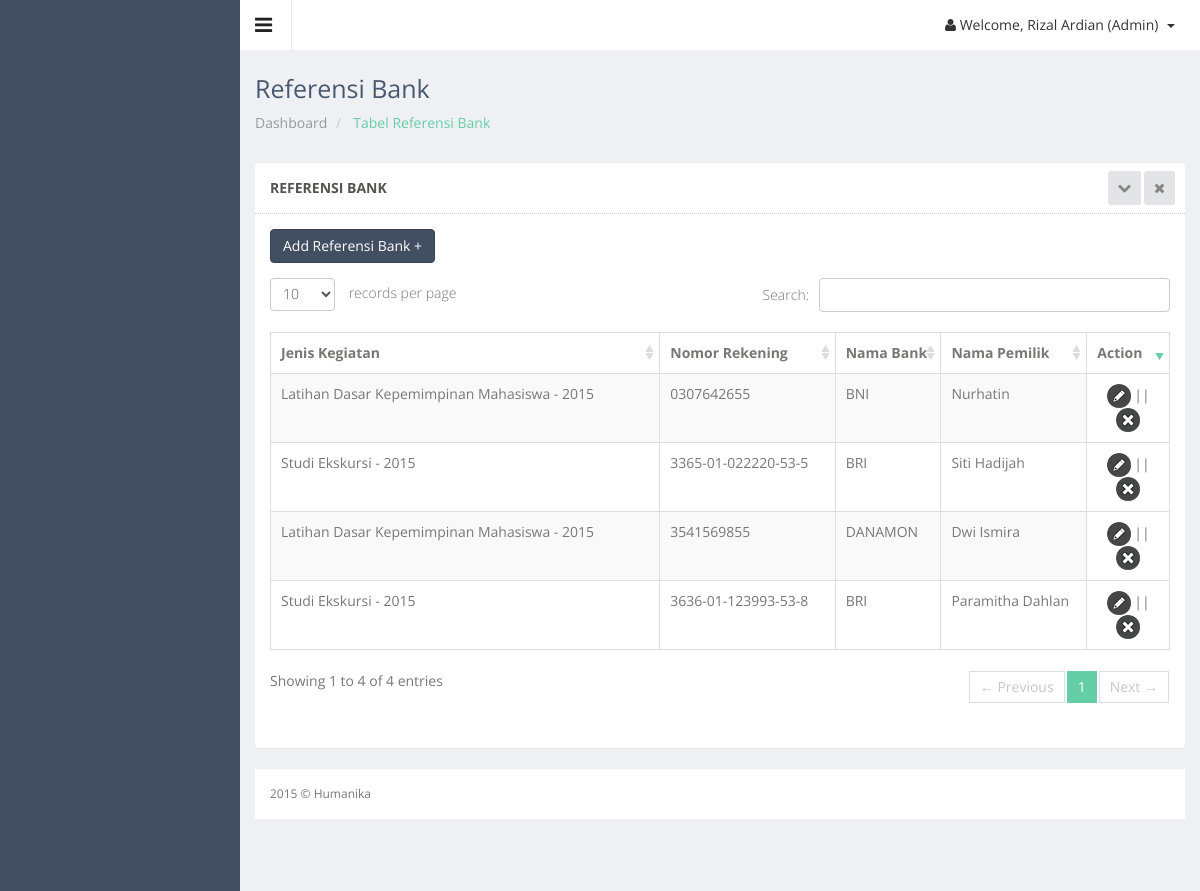
The page /admin/ref-bank.php (signed in) on the database its author committed.
### tables this page shows
CREATE TABLE IF NOT EXISTS `referensi_bank` (
  `no_rekening` varchar(20) NOT NULL,
  `id_detail` int(11) NOT NULL,
  `nama_bank` varchar(15) NOT NULL,
  `nama_pemilik` varchar(50) NOT NULL,
  PRIMARY KEY (`no_rekening`),
  KEY `id_detail` (`id_detail`)
);

CREATE TABLE IF NOT EXISTS `keg_jenis` (
  `id_keg` int(11) NOT NULL AUTO_INCREMENT,
  `nama_kegiatan` varchar(50) NOT NULL,
  `ket` varchar(50) NOT NULL,
  PRIMARY KEY (`id_keg`)
);

CREATE TABLE IF NOT EXISTS `keg_jenis_detail` (
  `id_detail` int(11) NOT NULL,
  `id_keg` int(11) NOT NULL,
  `biaya` double NOT NULL,
  `tgl_mulai` date NOT NULL,
  `tgl_akhir` date NOT NULL,
  `penanggung_jawab` varchar(50) NOT NULL,
  `kuota` int(11) NOT NULL,
  `tahun` varchar(4) NOT NULL,
  `lokasi` varchar(100) NOT NULL,
  `dp` double NOT NULL,
  PRIMARY KEY (`id_detail`),
  UNIQUE KEY `id_keg` (`id_detail`),
  KEY `id_detail` (`id_detail`),
  KEY `id_keg_2` (`id_keg`)
);

### controller/koneksi.php (called while the page is built, shortened)
<?php
class Database {
    private static $dbName = 'humanika' ;
    private static $dbHost = 'localhost' ;
    private static $dbUsername = 'root';
    private static $dbUserPassword = 'rizalex';
    private static $con = null;
    public static function connect() {
        if ( null == self::$con ) {
            try {
                self::$con =  new PDO( "mysql:host=".self::$dbHost.";"."dbname=".self::$dbName,
                        self::$dbUsername, self::$dbUserPassword);
            }
            catch(PDOException $e) {
                die($e->getMessage());
            }
        }
        return self::$con;
    }
}
?>

### controller/bank-control.php (called while the page is built, shortened)
<?php
include_once 'koneksi.php';
class BankController {
    private $koneksi;
    public function __construct() {
        $this->koneksi = Database::connect();
    }
    public function DaftarBank() {
        try {
            $sst = $this->koneksi->prepare("SELECT * FROM referensi_bank natural join keg_jenis_detail natural join keg_jenis ");
            $sst->execute();
            return $r = $sst->fetchAll(PDO::FETCH_OBJ);
            $this->koneksi = Database::disconnect();
        } catch (PDOException $exc) {
            echo $exc->getMessage();
        }
    }
}
?>

### admin/ref-bank.php (the view, shortened to what this page needs)
<!DOCTYPE html>
<html lang="en">
<head>
  <link href="../js/advanced-datatable/css/demo_page.css" rel="stylesheet" />
  <link href="../js/advanced-datatable/css/demo_table.css" rel="stylesheet" />
  <link rel="stylesheet" href="../js/data-tables/DT_bootstrap.css" />
  <link href="../css/style.css" rel="stylesheet">
  <link href="../css/style-responsive.css" rel="stylesheet">
</head>
<body class="sticky-header">
<section>
    <div class="main-content" >
        <div class="header-section">
        <a class="toggle-btn"><i class="fa fa-bars"></i></a>
        <div class="menu-right">
            <ul class="notification-menu">
                <li>
                    <a href="#" class="btn btn-default dropdown-toggle" data-toggle="dropdown">
                        <i class="fa fa-user"></i>
                        Welcome, <?php
                            if(($_SESSION['lvl_user']==1)) {
                                echo $_SESSION['nm_user'];
                            }
                            ?> (Admin)
                        <span class="caret"></span>
                    </a>
                </li>
            </ul>
        </div>
        </div>
        <div class="page-heading">
            <h3>
                Referensi Bank
            </h3>
            <ul class="breadcrumb">
                <li>
                    <a href="index.php"> Dashboard</a>
                </li>
                <li class="active"> Tabel Referensi Bank</li>
            </ul>
        </div>
        <div class="wrapper">
        <div class="row">
        <div class="col-sm-12">
        <section class="panel">
        <header class="panel-heading">
            Referensi Bank
            <span class="tools pull-right">
                <a href="javascript:;" class="fa fa-chevron-down"></a>
                <a href="javascript:;" class="fa fa-times"></a>
             </span>
        </header>
        <div class="panel-body">
		<a href="ref_bank_add.php"><button class="btn btn-primary" type="button">Add Referensi Bank +</button></a>
        <div class="adv-table">
        <table  class="display table table-bordered table-striped" id="dynamic-table">
        <thead>
        <tr>
			<th>Jenis Kegiatan</th>
            <th>Nomor Rekening</th>
            <th>Nama Bank</th>
			<th>Nama Pemilik</th>
            <th class="center hidden-phone">Action</th>
        </tr>
        </thead>
		<?php
			include_once '../controller/bank-control.php';
			$client = new BankController();
			$hasil = $client->DaftarBank();
		?>
        <tbody>
		 <?php
        foreach($hasil as $data){
        echo "
        <tr class='gradeX'>
            <td>$data->nama_kegiatan - $data->tahun</td>
			<td>$data->no_rekening</td>
			<td>$data->nama_bank</td>
			<td>$data->nama_pemilik</td>
            <td class='center hidden-phone'>
				<a href='ref_bank_edit.php?id=$data->no_rekening'><img src='../images/edit.png'></a> ||
				<a href='ref_bank_hapus.php?id=$data->no_rekening'><img src='../images/delete.png'></a></td>
        </tr>";
		}?>
        </tbody>
        </table>
        </div>
        </div>
        </section>
        </div>
        </div>
        <footer>
            2015 &copy; Humanika
        </footer>
    </div>
</section>
</body>
</html>

### js/advanced-datatable/css/demo_table.css (style rules this page uses)
table.display { margin: 0 auto; clear: both; width: 100%; }
table.display thead th { padding: 3px 18px 3px 10px; border-bottom: 1px solid black; font-weight: bold; cursor: pointer; * cursor: hand; }
table.display td { padding: 3px 10px; }
table.display td.center { text-align: center; }
.sorting_desc { background: url('../images/sort_desc.png') no-repeat center right; }
.sorting { background: url('../images/sort_both.png') no-repeat center right; }
table.display tr.odd.gradeX { background-color: #ffdddd; }
table.display tr.even.gradeX { background-color: #ffeeee; }
tr.odd { background-color: #E2E4FF; }
tr.even { background-color: white; }
tr.odd td.sorting_1 { background-color: #D3D6FF; }
tr.even td.sorting_1 { background-color: #EAEBFF; }
tr.odd.gradeX td.sorting_1 { background-color: #ffc4c4; }
tr.even.gradeX td.sorting_1 { background-color: #ffd5d5; }
table.display tr.gradeX { background-color: #ffdddd; }

### rows shown on the page
referensi_bank: keg_jenis.nama_kegiatan "Latihan Dasar Kepemimpinan Mahasiswa", id_detail.tahun "2015", no_rekening "0307642655", nama_bank "BNI", nama_pemilik "Nurhatin"
referensi_bank: keg_jenis.nama_kegiatan "Studi Ekskursi", id_detail.tahun "2015", no_rekening "3365-01-022220-53-5", nama_bank "BRI", nama_pemilik "Siti Hadijah"
referensi_bank: keg_jenis.nama_kegiatan "Latihan Dasar Kepemimpinan Mahasiswa", id_detail.tahun "2015", no_rekening "3541569855", nama_bank "DANAMON", nama_pemilik "Dwi Ismira"
referensi_bank: keg_jenis.nama_kegiatan "Studi Ekskursi", id_detail.tahun "2015", no_rekening "3636-01-123993-53-8", nama_bank "BRI", nama_pemilik "Paramitha Dahlan"

### other values the page prints
$_SESSION['nm_user'] "Rizal Ardian"
